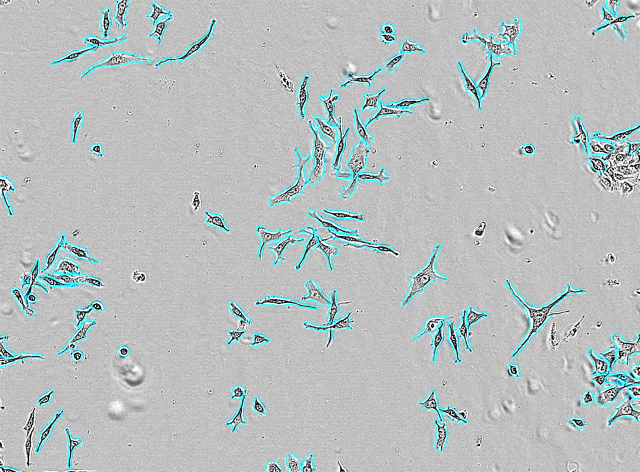
#> input picture Data/raw-data/JPG_VID2724_B1_3_00d07h00m.jpg, 1280 x 944 px, found by its file name (shown at 1/2 size); its folder holds only this picture in this run
$ python whole_slide_boundary_sharpening.py   (older library calls are emulated)
#> lines starting #> are read from the running program, lines starting #| are printed output that depends on the picture; after the words box and inside, x2 and y2 are one past the last pixel; in counts of white or black regions, pixels touching at a corner belong together
import os
import glob
import cv2
import numpy as np

def sharpen_whole_slide_boundaries(
    image_path,
    output_dir,
    lower_cyan=(75, 40, 140),
    upper_cyan=(115, 255, 255)
):
    """
    Dedicated Whole-Slide Boundary Sharpening Module (Cell Extraction Disabled).
    Operates directly on full-resolution whole-slide images to generate high-precision
    whole-slide border maps and sharpened topological edge composites.
    """
#> called with lower_cyan = (75, 40, 140), upper_cyan = (115, 255, 255)
    os.makedirs(output_dir, exist_ok=True)
    img_bgr = cv2.imread(image_path)
#> img_bgr is the input picture: shape (944, 1280, 3); mean B, G, R 191.3, 190.9, 183.6
    if img_bgr is None:
        raise ValueError(f"Could not load image: {image_path}")

    stem = os.path.splitext(os.path.basename(image_path))[0]
    img_h, img_w = img_bgr.shape[:2]
#> img_h = 944; img_w = 1280

    # STEP 1: CONVERT TO HSV & GENERATE BINARY CYAN BORDER MAP (Cyan=255/White, Other=0/Black)
    hsv = cv2.cvtColor(img_bgr, cv2.COLOR_BGR2HSV)
#> hsv: shape (944, 1280, 3); mean H, S, V 17.6, 11.4, 191.8
    lower = np.array(lower_cyan, dtype=np.uint8)
    upper = np.array(upper_cyan, dtype=np.uint8)
    cyan_mask = cv2.inRange(hsv, lower, upper)
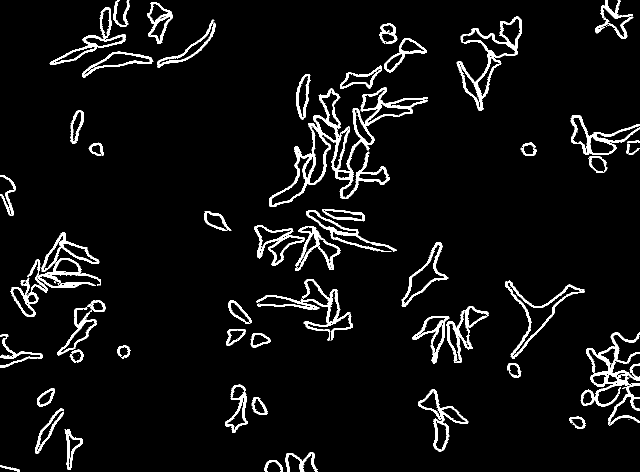
#> cyan_mask: shape (944, 1280) (shown at 1/2 size); 5.6% white; 76 white regions (14 under 20 px), largest, box (x1, y1, x2, y2) and area: (538, 175, 856, 414) 10015, (1172, 665, 1280, 851) 4644, (913, 33, 1044, 221) 3726

    # Ellipse closing to bridge tiny line breaks in cyan borders
    kernel_med = cv2.getStructuringElement(cv2.MORPH_ELLIPSE, (5, 5))
    cyan_closed = cv2.morphologyEx(cyan_mask, cv2.MORPH_CLOSE, kernel_med)
#> cyan_closed: shape (944, 1280); 6.2% white; 46 white regions (1 under 20 px), largest, box (x1, y1, x2, y2) and area: (538, 175, 856, 414) 10901, (21, 465, 202, 633) 5736, (1161, 665, 1280, 851) 5634

    # STEP 2: STREAM A - GRAYSCALE MULTI-TILE CLAHE & SCHARR TISSUE GRADIENT
    gray = cv2.cvtColor(img_bgr, cv2.COLOR_BGR2GRAY)
    clahe = cv2.createCLAHE(clipLimit=3.0, tileGridSize=(8, 8))
    clahe_gray = clahe.apply(gray)

    scharr_x = cv2.Scharr(clahe_gray, cv2.CV_64F, 1, 0)
    scharr_y = cv2.Scharr(clahe_gray, cv2.CV_64F, 0, 1)
    scharr_mag = cv2.magnitude(scharr_x, scharr_y)
    scharr_norm = np.uint8(np.clip(scharr_mag / np.max(scharr_mag) * 255.0, 0, 255))

    # STEP 3: STREAM B - CANNY 1-PIXEL EDGE TRACING ON BINARY BORDER MAP
    canny_cyan_border = cv2.Canny(cyan_closed, 50, 150)
#> canny_cyan_border: shape (944, 1280); 2.4% white in thin lines or dots

    # STEP 4: DUAL-STREAM TOPOLOGICAL EDGE FUSION
    cyan_mask_norm = (cyan_closed > 0).astype(np.float32)
    tissue_arbors_inside_cyan = (scharr_norm.astype(np.float32) * cyan_mask_norm)

    fused_float = (0.50 * clahe_gray.astype(np.float32) +
                   0.30 * tissue_arbors_inside_cyan +
                   0.20 * canny_cyan_border.astype(np.float32))
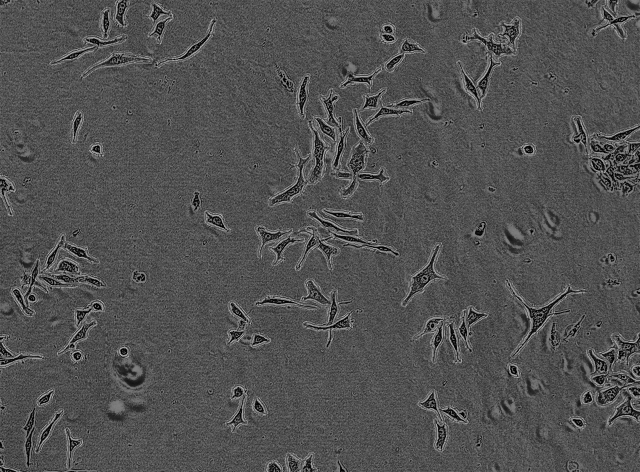
#> fused_float: shape (944, 1280) float32 (shown at 1/2 size); min 0, max 236.6, mean 81.5
    fused_composite = np.uint8(np.clip(fused_float, 0, 255))

    # STEP 5: SAVE WHOLE-SLIDE BOUNDARY MAP ARTIFACTS
    path_orig = os.path.join(output_dir, f"{stem}_whole_slide_original.jpg")
    path_binary = os.path.join(output_dir, f"{stem}_whole_slide_binary_borders.jpg")
    path_scharr = os.path.join(output_dir, f"{stem}_whole_slide_scharr_edges.jpg")
    path_canny = os.path.join(output_dir, f"{stem}_ultra_thin_canny_borders.jpg")
    path_fused = os.path.join(output_dir, f"{stem}_whole_slide_fused_composite.jpg")

    cv2.imwrite(path_orig, img_bgr)
    cv2.imwrite(path_binary, cyan_closed)
    cv2.imwrite(path_scharr, scharr_norm)
    cv2.imwrite(path_canny, canny_cyan_border)
    cv2.imwrite(path_fused, fused_composite)

    # STEP 6: BUILD MULTI-PANEL QA COMPARISON MAP
    panel = np.zeros((1280, 1280, 3), dtype=np.uint8) + 255
    s = 580

    p1 = cv2.resize(img_bgr, (s, s))
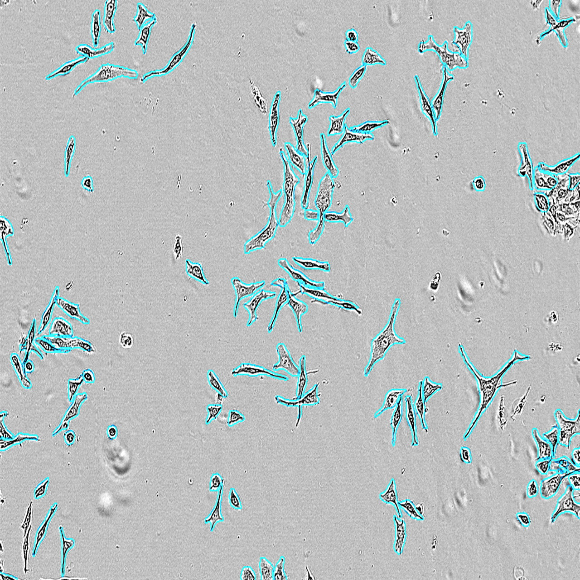
#> p1: shape (580, 580, 3); mean B, G, R 191.2, 190.8, 183.5
    p2 = cv2.resize(cv2.cvtColor(cyan_closed, cv2.COLOR_GRAY2BGR), (s, s))
    p3 = cv2.resize(cv2.cvtColor(canny_cyan_border, cv2.COLOR_GRAY2BGR), (s, s))
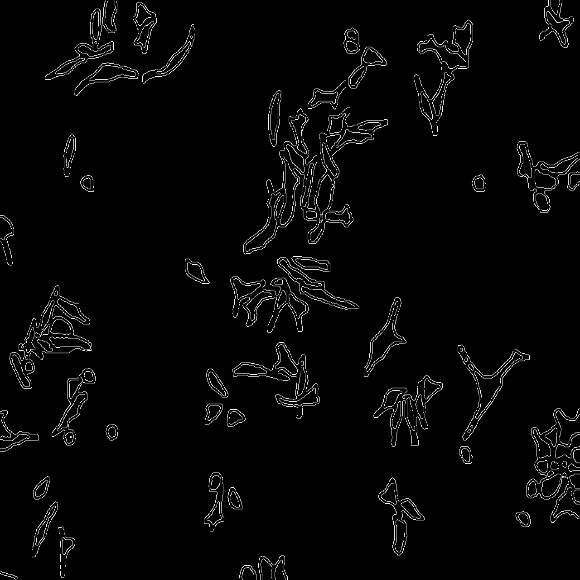
#> p3: shape (580, 580, 3); min 0, max 255, mean 6.2
    p4 = cv2.resize(cv2.cvtColor(fused_composite, cv2.COLOR_GRAY2BGR), (s, s))
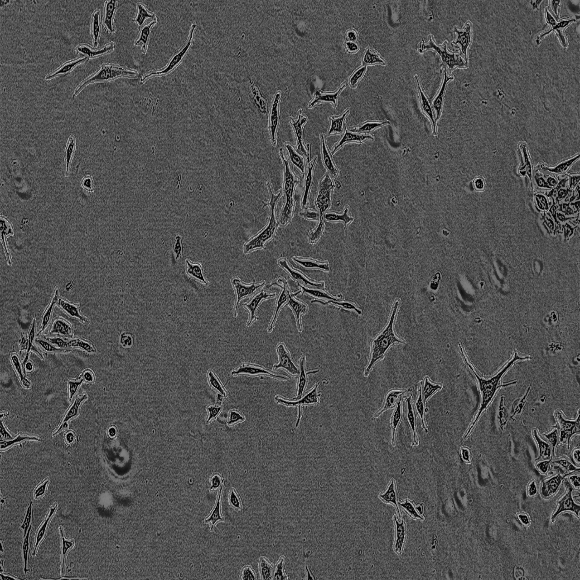
#> p4: shape (580, 580, 3); min 0, max 214, mean 81.1

    panel[50:50+s, 40:40+s] = p1
    panel[50:50+s, 660:660+s] = p2
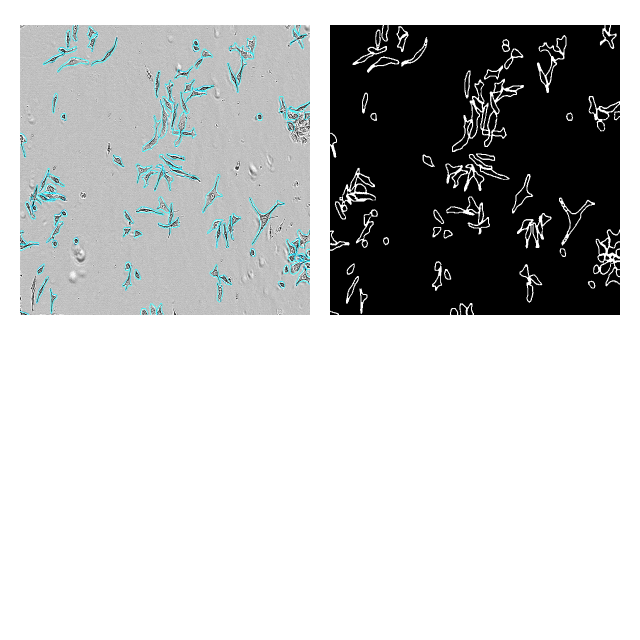
#> panel: shape (1280, 1280, 3) (shown at 1/2 size); mean B, G, R 192.8, 192.7, 191.2
    panel[680:680+s, 40:40+s] = p3
    panel[680:680+s, 660:660+s] = p4

    cv2.putText(panel, f"(A) Whole-Slide Raw Input: {stem}", (40, 35), cv2.FONT_HERSHEY_SIMPLEX, 0.60, (0, 51, 102), 2, cv2.LINE_AA)
    cv2.putText(panel, "(B) Whole-Slide Binary Cyan Border Map (Cyan=255)", (660, 35), cv2.FONT_HERSHEY_SIMPLEX, 0.60, (0, 51, 102), 2, cv2.LINE_AA)
    cv2.putText(panel, "(C) Whole-Slide Canny 1-Pixel Border Outline", (40, 665), cv2.FONT_HERSHEY_SIMPLEX, 0.60, (0, 51, 102), 2, cv2.LINE_AA)
    cv2.putText(panel, "(D) Whole-Slide Sharpened Fused Composite Map", (660, 665), cv2.FONT_HERSHEY_SIMPLEX, 0.60, (0, 51, 102), 2, cv2.LINE_AA)
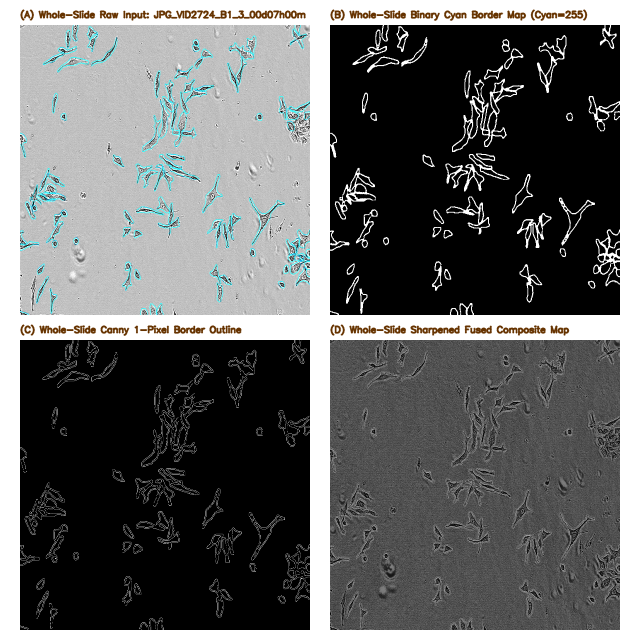
#> panel: shape (1280, 1280, 3) (shown at 1/2 size); mean B, G, R 103.4, 103.9, 102.9

    path_panel = os.path.join(output_dir, f"{stem}_whole_slide_panel.jpg")
    cv2.imwrite(path_panel, panel)

    print(f"  [DONE] Processed Whole-Slide Boundaries for: {stem}")
    print(f"         - Binary Border Map: {path_binary}")
    print(f"         - Fused Composite Map: {path_fused}")
    print(f"         - Multi-Panel Visual QA: {path_panel}")

    return path_fused

def process_all_raw_slides_whole_boundary_sharpening(
    raw_dir="/Users/dpeleg/local/MicroGlia/Data/raw-data",
    output_dir="/Users/dpeleg/local/MicroGlia/Data/whole-slide-sharpened-borders"
):
    """
    Batch Processor for Whole-Slide Boundary Sharpening (Cell Extraction Disabled).
    """
    os.makedirs(output_dir, exist_ok=True)
    supported_exts = (".jpg", ".jpeg", ".tif", ".tiff", ".png")
    image_files = sorted([
        f for f in os.listdir(raw_dir)
        if f.lower().endswith(supported_exts)
    ])

    print("\n=======================================================================")
    print(f" WHOLE-SLIDE BOUNDARY SHARPENING ENGINE (CELL EXTRACTION DISABLED)")
    print(f" Processing {len(image_files)} Whole-Slide Images in: {raw_dir}")
    print(f" Output Root Directory: {output_dir}")
    print("=======================================================================\n")

    for idx, img_name in enumerate(image_files, start=1):
        img_path = os.path.join(raw_dir, img_name)
        print(f"[{idx}/{len(image_files)}] Processing Whole-Slide: {img_name}")
        sharpen_whole_slide_boundaries(img_path, output_dir)

    print("\n=======================================================================")
    print(" WHOLE-SLIDE BOUNDARY SHARPENING COMPLETE")
    print("=======================================================================\n")

if __name__ == "__main__":
    process_all_raw_slides_whole_boundary_sharpening()

$ run again, on Data/raw-data/VID2724_B1_3_00d00h00m.tif
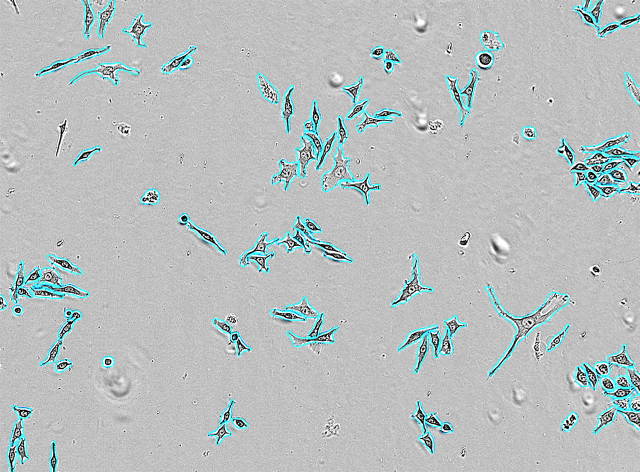
#> input picture Data/raw-data/VID2724_B1_3_00d00h00m.tif, 1280 x 944 px, found by its file name (shown at 1/2 size)
#> in sharpen_whole_slide_boundaries, img_bgr is the input picture: shape (944, 1280, 3); mean B, G, R 191.1, 190.7, 183.8
#> hsv: shape (944, 1280, 3); mean H, S, V 5.1, 8.3, 191.3
#> in sharpen_whole_slide_boundaries, `cyan_mask = cv2.inRange(hsv, lower, upper)`:
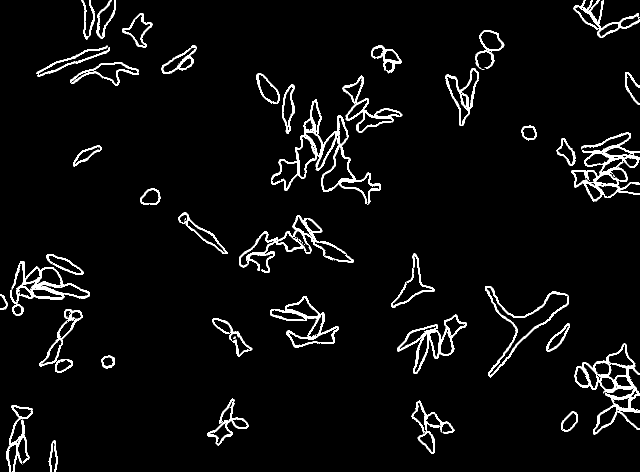
#> cyan_mask: shape (944, 1280) (shown at 1/2 size); 4.4% white; 62 white regions (18 under 20 px), largest, box (x1, y1, x2, y2) and area: (1142, 264, 1280, 403) 4307, (1148, 687, 1280, 869) 4307, (479, 431, 707, 546) 3452
#> cyan_closed: shape (944, 1280); 4.9% white; 40 white regions (1 under 20 px), largest, box (x1, y1, x2, y2) and area: (542, 198, 761, 410) 5810, (1142, 264, 1280, 403) 4896, (1148, 687, 1280, 869) 4745
#> canny_cyan_border: shape (944, 1280); 2.3% white in thin lines or dots
#> in sharpen_whole_slide_boundaries, `cv2.putText(panel, "(D) Whole-Slide Sharpened Fused Composite Map", (6..`:
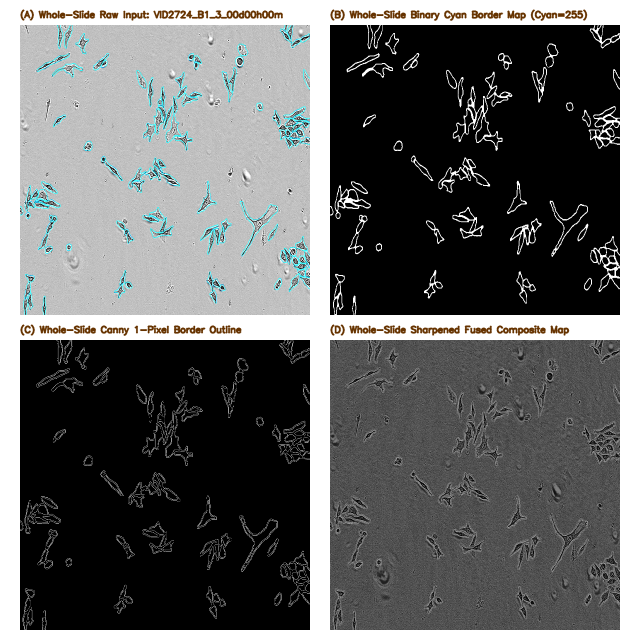
#> panel: shape (1280, 1280, 3) (shown at 1/2 size); mean B, G, R 102.8, 103.2, 102.3

$ run again, on Data/raw-data/VID2724_A1_9_00d07h00m.tif
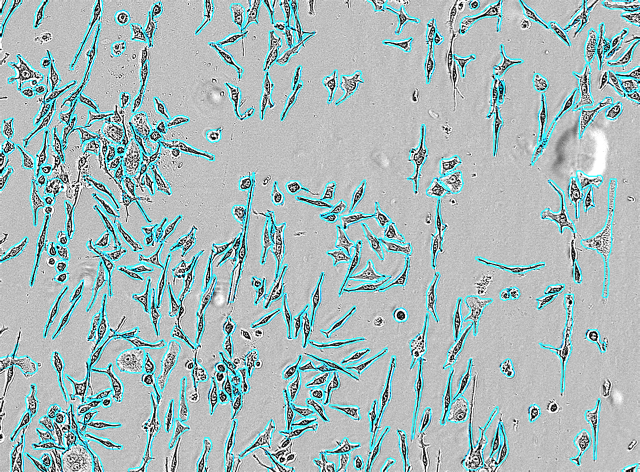
#> input picture Data/raw-data/VID2724_A1_9_00d07h00m.tif, 1280 x 944 px, found by its file name (shown at 1/2 size)
#> in sharpen_whole_slide_boundaries, img_bgr is the input picture: shape (944, 1280, 3); mean B, G, R 188.4, 187.2, 168
#> hsv: shape (944, 1280, 3); mean H, S, V 14.7, 24.2, 188.9
#> in sharpen_whole_slide_boundaries, `cyan_mask = cv2.inRange(hsv, lower, upper)`:
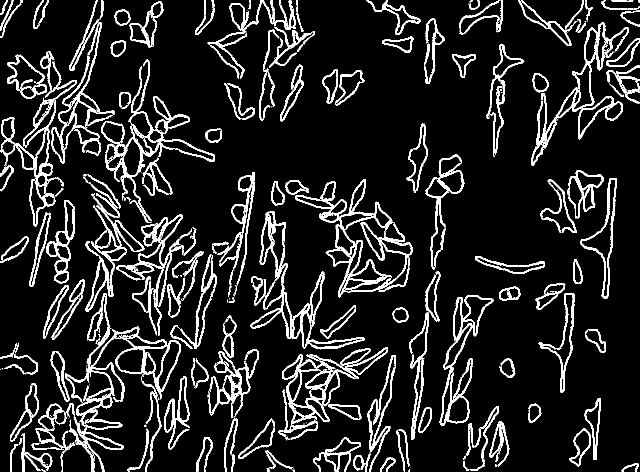
#> cyan_mask: shape (944, 1280) (shown at 1/2 size); 12.4% white; 264 white regions (81 under 20 px), largest, box (x1, y1, x2, y2) and area: (133, 652, 361, 944) 8555, (651, 358, 825, 595) 6774, (202, 119, 430, 443) 6434
#> cyan_closed: shape (944, 1280); 14.3% white; 96 white regions (22 under 20 px), largest, box (x1, y1, x2, y2) and area: (62, 119, 434, 944) 40422, (0, 0, 229, 453) 15015, (570, 358, 825, 595) 10062
#> canny_cyan_border: shape (944, 1280); 6.4% white in thin lines or dots
#> in sharpen_whole_slide_boundaries, `cv2.putText(panel, "(D) Whole-Slide Sharpened Fused Composite Map", (6..`:
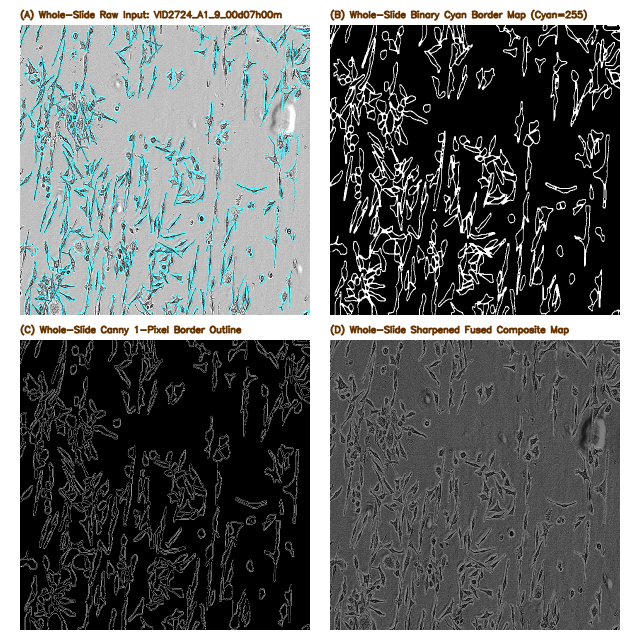
#> panel: shape (1280, 1280, 3) (shown at 1/2 size); mean B, G, R 109.1, 109.4, 106

$ run again, on Data/raw-data/VID2724_A3_4_00d00h00m.tif
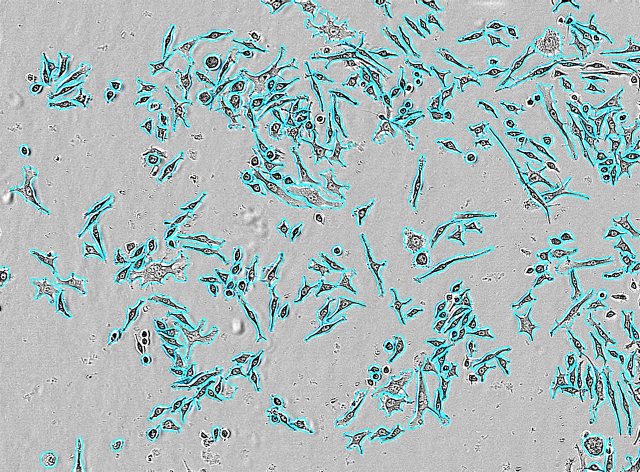
#> input picture Data/raw-data/VID2724_A3_4_00d00h00m.tif, 1280 x 944 px, found by its file name (shown at 1/2 size)
#> in sharpen_whole_slide_boundaries, img_bgr is the input picture: shape (944, 1280, 3); mean B, G, R 188.2, 187, 169.3
#> hsv: shape (944, 1280, 3); mean H, S, V 13.7, 22.5, 188.7
#> cyan_mask: shape (944, 1280); 11.5% white; 239 white regions (90 under 20 px), largest, box (x1, y1, x2, y2) and area: (481, 119, 701, 419) 9594, (1131, 173, 1280, 374) 6000, (870, 53, 1158, 182) 4349
#> cyan_closed: shape (944, 1280); 13.2% white; 80 white regions (10 under 20 px), largest, box (x1, y1, x2, y2) and area: (388, 77, 720, 419) 21114, (1022, 460, 1280, 869) 14515, (808, 26, 1229, 245) 10156
#> canny_cyan_border: shape (944, 1280); 6.1% white in thin lines or dots
#> in sharpen_whole_slide_boundaries, `cv2.putText(panel, "(D) Whole-Slide Sharpened Fused Composite Map", (6..`:
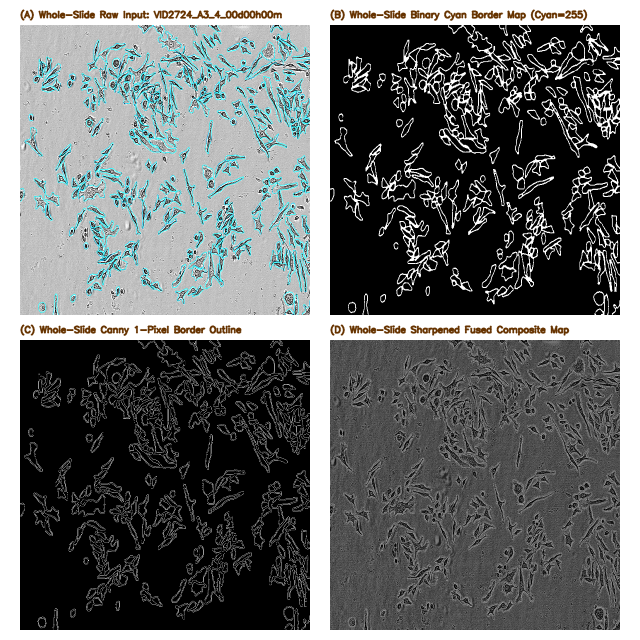
#> panel: shape (1280, 1280, 3) (shown at 1/2 size); mean B, G, R 108.2, 108.5, 105.3
